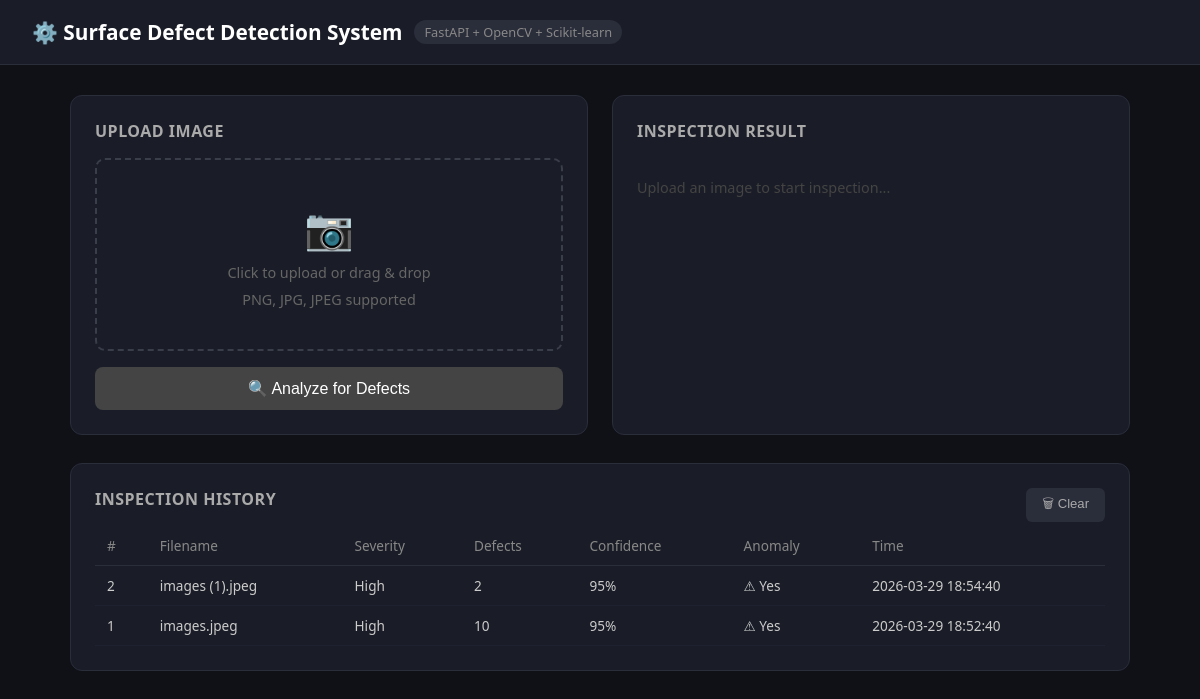
The page / on the database its author committed.
### tables this page shows
CREATE TABLE inspections (
                id INTEGER PRIMARY KEY AUTOINCREMENT,
                filename TEXT,
                severity TEXT,
                defect_count INTEGER,
                confidence REAL,
                is_anomaly INTEGER,
                inspected_at TEXT
            );

### app.py (the view)
@app.get("/", response_class=HTMLResponse)
def home(request: Request):
    history = logger.get_all()
    return templates.TemplateResponse(
    request=request,
    name="index.html",
    context={"history": history}
)

### templates/index.html (shortened to what this page needs)
<!DOCTYPE html>
<html lang="en">
<head>
</head>
<body>
<header>
  <h1>⚙️ Surface Defect Detection System</h1>
  <span>FastAPI + OpenCV + Scikit-learn</span>
</header>
<div class="main">
  <div class="grid">
    <div class="card">
      <h2>Upload Image</h2>
      <div class="upload-zone" onclick="document.getElementById('fileInput').click()">
        <div class="icon">📷</div>
        <p>Click to upload or drag & drop</p>
        <p>PNG, JPG, JPEG supported</p>
      </div>
      <button class="btn" id="analyzeBtn" onclick="analyzeImage()" disabled>
        🔍 Analyze for Defects
      </button>
    </div>
    <div class="card">
      <h2>Inspection Result</h2>
      <div id="placeholder" style="color:#444; font-size:0.9rem; padding: 20px 0;">
        Upload an image to start inspection...
      </div>
    </div>
  </div>
  <div class="card history-section">
    <h2>
      Inspection History
      <button class="clear-btn" onclick="clearHistory()">🗑 Clear</button>
    </h2>
    {% if history %}
    <table>
      <thead>
        <tr>
          <th>#</th>
          <th>Filename</th>
          <th>Severity</th>
          <th>Defects</th>
          <th>Confidence</th>
          <th>Anomaly</th>
          <th>Time</th>
        </tr>
      </thead>
      <tbody id="history-body">
        {% for row in history %}
        <tr>
          <td>{{ row.id }}</td>
          <td>{{ row.filename }}</td>
          <td>{{ row.severity }}</td>
          <td>{{ row.defect_count }}</td>
          <td>{{ "%.0f"|format(row.confidence * 100) }}%</td>
          <td>{{ "⚠ Yes" if row.is_anomaly else "✓ No" }}</td>
          <td>{{ row.inspected_at }}</td>
        </tr>
        {% endfor %}
      </tbody>
    </table>
    {% else %}
    <p class="no-history">No inspections yet.</p>
    {% endif %}
  </div>
</div>
</body>
</html>

### templates/index.html (style rules this page uses)
* { margin: 0; padding: 0; box-sizing: border-box; }
body { font-family: 'Segoe UI', sans-serif; background: #0f1117; color: #e0e0e0; min-height: 100vh; }
header { background: #1a1d27; padding: 18px 32px; border-bottom: 1px solid #2a2d3a; display: flex; align-items: center; gap: 12px; }
header h1 { font-size: 1.3rem; color: #fff; }
header span { font-size: 0.8rem; color: #888; background: #2a2d3a; padding: 3px 10px; border-radius: 20px; }
.main { max-width: 1100px; margin: 30px auto; padding: 0 20px; }
.grid { display: grid; grid-template-columns: 1fr 1fr; gap: 24px; }
.card { background: #1a1d27; border: 1px solid #2a2d3a; border-radius: 12px; padding: 24px; }
.card h2 { font-size: 1rem; color: #aaa; margin-bottom: 16px; text-transform: uppercase; letter-spacing: 0.5px; }
.upload-zone { border: 2px dashed #3a3d4a; border-radius: 10px; padding: 40px 20px; text-align: center; cursor: pointer; transition: border-color 0.2s; }
.upload-zone p { color: #666; font-size: 0.9rem; margin-top: 8px; }
.upload-zone .icon { font-size: 2.5rem; }
.btn { width: 100%; margin-top: 16px; padding: 12px; background: #6c63ff; color: white; border: none; border-radius: 8px; font-size: 1rem; cursor: pointer; transition: background 0.2s; }
.btn:disabled { background: #444; cursor: not-allowed; }
.history-section { margin-top: 28px; }
table { width: 100%; border-collapse: collapse; font-size: 0.85rem; }
th { text-align: left; padding: 10px 12px; color: #888; border-bottom: 1px solid #2a2d3a; font-weight: 500; }
td { padding: 10px 12px; border-bottom: 1px solid #1e2130; color: #ccc; }
.clear-btn { float: right; padding: 6px 16px; background: #2a2d3a; color: #aaa; border: none; border-radius: 6px; cursor: pointer; font-size: 0.82rem; }

### rows shown on the page
inspections: id "2", filename "images (1).jpeg", severity "High", defect_count "2", row.confidence*100 "95", is_anomaly "⚠ Yes", inspected_at "2026-03-29 18:54:40"
inspections: id "1", filename "images.jpeg", severity "High", defect_count "10", row.confidence*100 "95", is_anomaly "⚠ Yes", inspected_at "2026-03-29 18:52:40"
